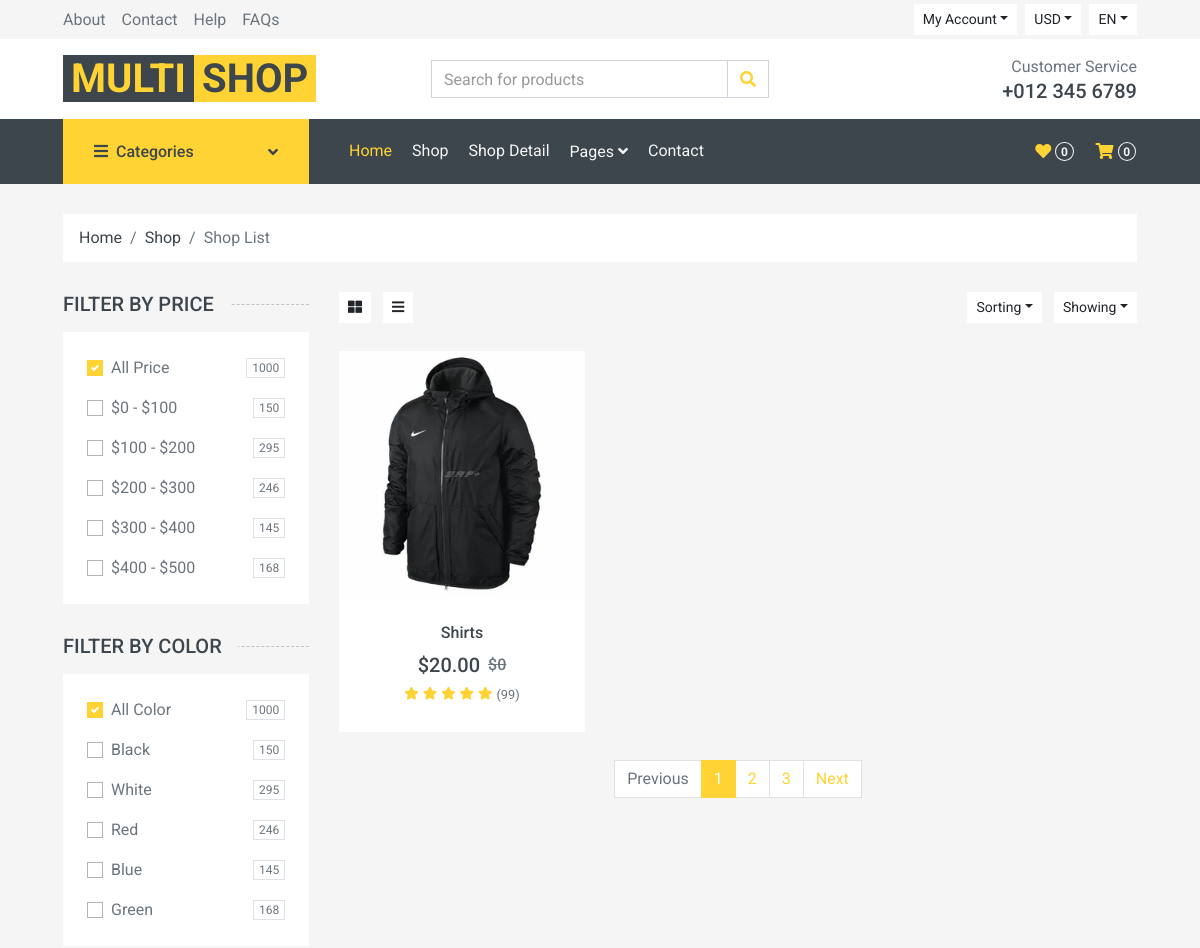
The page /products/by/category/Shirts (upper part) on the database as committed earlier.
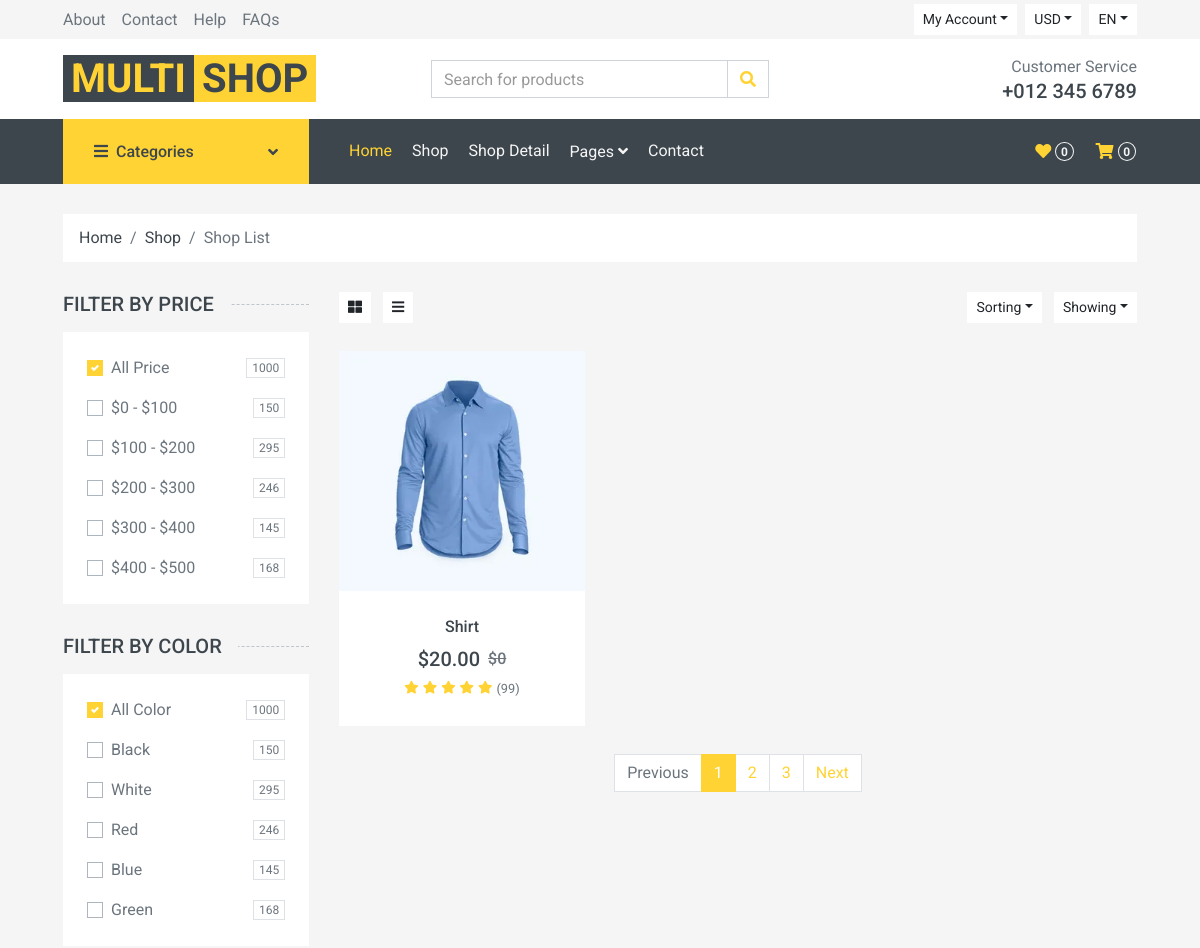
The same page on the database as committed later.
### shop/models.py (models this page shows, shortened)
class Product(models.Model):
    name = models.CharField(max_length=250)
    slug = models.SlugField(max_length=250, unique=True)
    description = models.TextField(null=True, blank=True)
    price = models.DecimalField(max_digits=10, decimal_places=2)
    quantity = models.IntegerField(default=10)
    sizes = models.ManyToManyField(Size)
    colors = models.ManyToManyField(Color)
    discount = models.IntegerField(default=0)
    category = models.ForeignKey(Category, on_delete=models.SET_NULL, null=True, related_name='products')

class ProductImage(models.Model):
    image = models.ImageField(upload_to='products/images/')
    product = models.ForeignKey(Product, on_delete=models.CASCADE, related_name='images')

### shop/views.py (the view)
# urls.py: path('products/by/category/<slug:slug>', ProductByCategoryView.as_view(), name='products_by_category'),
class ProductByCategoryView(ProductListView):
    template_name = 'shop/shop.html'
    def get_context_data(self, *, object_list=None, **kwargs):
        context = super().get_context_data()
        category = Category.objects.get(slug=self.kwargs.get('slug'))
        products = category.products.all()
        context['products'] = products
        return context

### shop/views.py (called while the page is built)
    def get_context_data(self, *, object_list=None, **kwargs):
        context = super().get_context_data()
        context['categories'] = Category.objects.all()
        return context

### shop/templates/shop/shop.html (shortened to what the changed rows need)
{% extends 'base.html' %}
    {% block content %}
    <div class="container-fluid">
        <div class="row px-xl-5">
            <div class="col-lg-9 col-md-8">
                <div class="row pb-3">
                    {% for product in products %}
                    <div class="col-lg-4 col-md-6 col-sm-6 pb-1">
                        <div class="product-item bg-light mb-4">
                            <div class="product-img position-relative overflow-hidden">
                               <a href="{% url 'products_detail' product.slug %}">
                                   <img class="img-fluid w-100" src="{{ product.images.first.image.url }}" alt="">
                               </a>
                                <div class="product-action">
                                </div>
                            </div>
                            <div class="text-center py-4">
                                <a class="h6 text-decoration-none text-truncate" href="{% url 'products_detail' product.slug %}">{{product.name}}</a>
                                <div class="d-flex align-items-center justify-content-center mt-2">
                                    <h5>${{product.price}}</h5><h6 class="text-muted ml-2"><del>${{product.discount}}</del></h6>
                                </div>
                                <div class="d-flex align-items-center justify-content-center mb-1">
                                    <small class="fa fa-star text-primary mr-1"></small>
                                    <small class="fa fa-star text-primary mr-1"></small>
                                    <small class="fa fa-star text-primary mr-1"></small>
                                    <small class="fa fa-star text-primary mr-1"></small>
                                    <small class="fa fa-star text-primary mr-1"></small>
                                    <small>(99)</small>
                                </div>
                            </div>
                        </div>
                    </div>
                    {% endfor %}
                </div>
            </div>
        </div>
    </div>
    {% endblock content %}

Rows that differ between the two databases and show on the page:
changed Product: images.first.image: a different picture; name "Shirts" → "Shirt"
